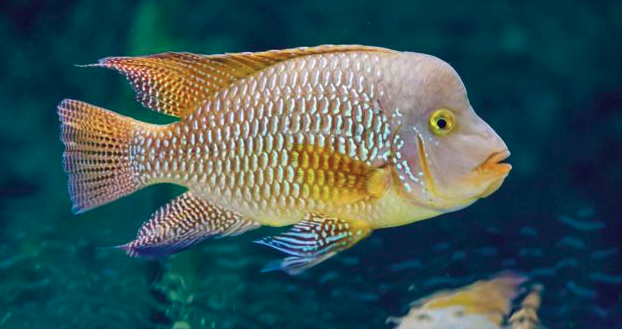
//> input picture img/fish.png, 622 x 329 px
$ ./contornos   (built with g++ and OpenCV 4)
//> lines starting //> are read from the running program, lines starting //| are printed output that depends on the picture; after the words box and inside, x2 and y2 are one past the last pixel; in counts of white or black regions, pixels touching at a corner belong together
#include "opencv2/imgcodecs.hpp"
#include "opencv2/highgui.hpp"
#include "opencv2/imgproc.hpp"
#include <iostream>

using namespace cv;
using namespace std;

Mat src, src_gray;
int thresh = 100;
int max_thresh = 255;
RNG rng(12345);

void thresh_callback(int, void* );


int main( int argc, char** argv ){

    src = imread("img/fish.png", IMREAD_COLOR);
//> src is the input picture: 329 rows x 622 cols, CV_8UC3; mean B, G, R 87.8, 86, 60.3

    cvtColor( src, src_gray, COLOR_BGR2GRAY );
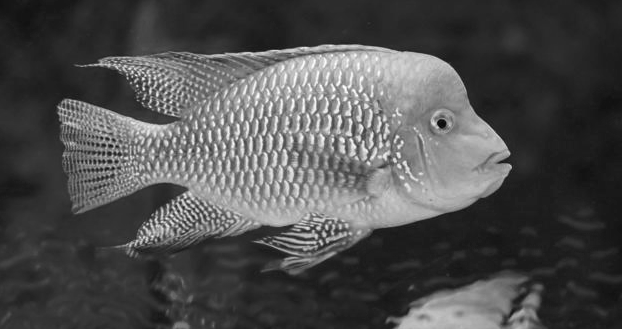
//> src_gray: 329 rows x 622 cols, CV_8UC1; min 3, max 254, mean 78.5
    blur( src_gray, src_gray, Size(3,3) );
    const char* source_window = "Source";
    namedWindow( source_window, WINDOW_AUTOSIZE );
    imshow( source_window, src );

    createTrackbar( " Canny thresh:", "Source", &thresh, max_thresh, thresh_callback );
    thresh_callback( 0, 0 );

    waitKey(0);
    return(0);
}


void thresh_callback(int, void* ){

    Mat canny_output;
    vector<vector<Point> > contours;
    vector<Vec4i> hierarchy;

    Canny( src_gray, canny_output, thresh, thresh*2, 3 );
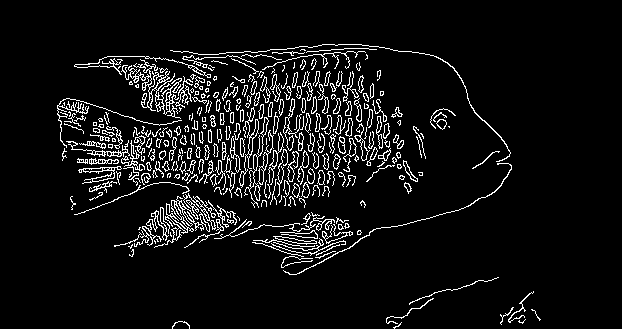
//> canny_output: 329 rows x 622 cols, CV_8UC1; 7% white in thin lines or dots, all inside (x1, y1, x2, y2) = (57, 44, 541, 329)
    findContours( canny_output, contours, hierarchy, RETR_TREE, CHAIN_APPROX_SIMPLE, Point(0, 0) );
//> contours = 571 contours, 357 with area under 20; largest, box (x1, y1, x2, y2) and area: (121, 59, 182, 119) 694, (154, 196, 210, 248) 452, (244, 117, 269, 208) 232, (239, 107, 259, 188) 225, (183, 193, 216, 230) 154
    Mat drawing = Mat::zeros( canny_output.size(), CV_8UC3 );
    for( size_t i = 0; i< contours.size(); i++ ){
        Scalar color = Scalar( rng.uniform(0, 255), rng.uniform(0,255), rng.uniform(0,255) );
        drawContours( drawing, contours, (int)i, color, 2, 8, hierarchy, 0, Point() );
    }
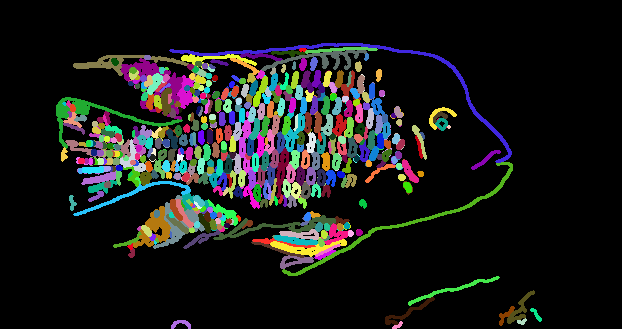
//> drawing: 329 rows x 622 cols, CV_8UC3; mean B, G, R 25.1, 26.1, 25.5

    namedWindow( "Contornos", WINDOW_AUTOSIZE );
    imshow( "Contornos", drawing );
}

$ run again, with img/flavio.jpg saved as img/fish.png
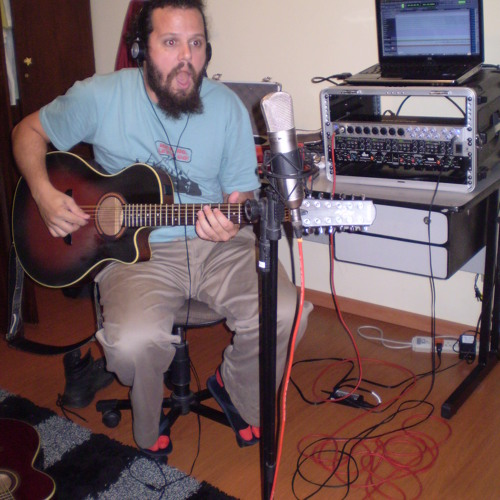
//> input picture img/flavio.jpg, 500 x 500 px
//> src is the input picture: 500 rows x 500 cols, CV_8UC3; mean B, G, R 94.5, 91.3, 111.9
//> in thresh_callback, `Canny( src_gray, canny_output, thresh, thresh*2, 3 );`:
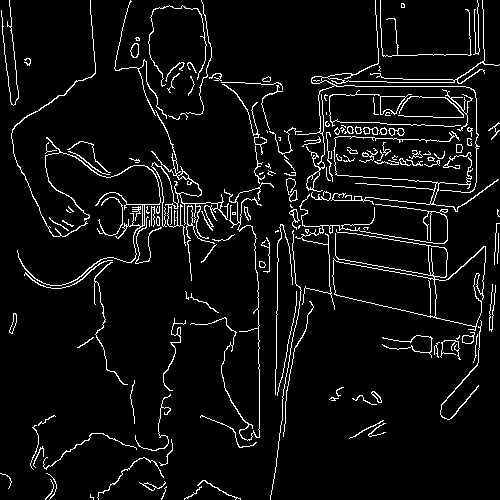
//> canny_output: 500 rows x 500 cols, CV_8UC1; 5.8% white in thin lines or dots
//> contours = 210 contours, 132 with area under 20; largest, box (x1, y1, x2, y2) and area: (332, 229, 486, 331) 6699, (332, 259, 437, 318) 3658, (434, 246, 486, 327) 2456, (428, 245, 448, 278) 518, (329, 90, 461, 127) 324
//> after the loop in thresh_callback, `for( size_t i = 0; i< contours.size(); i++ )`:
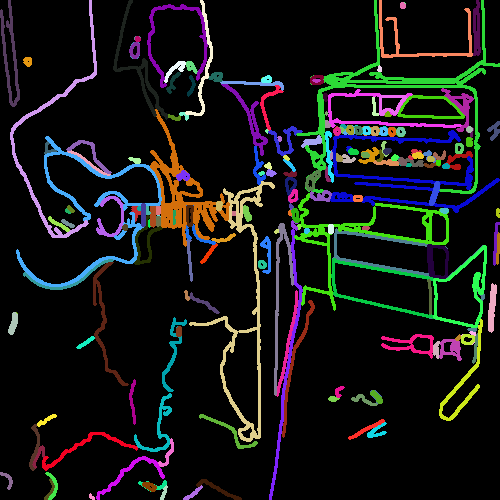
//> drawing: 500 rows x 500 cols, CV_8UC3; mean B, G, R 22.1, 22.8, 21.9
